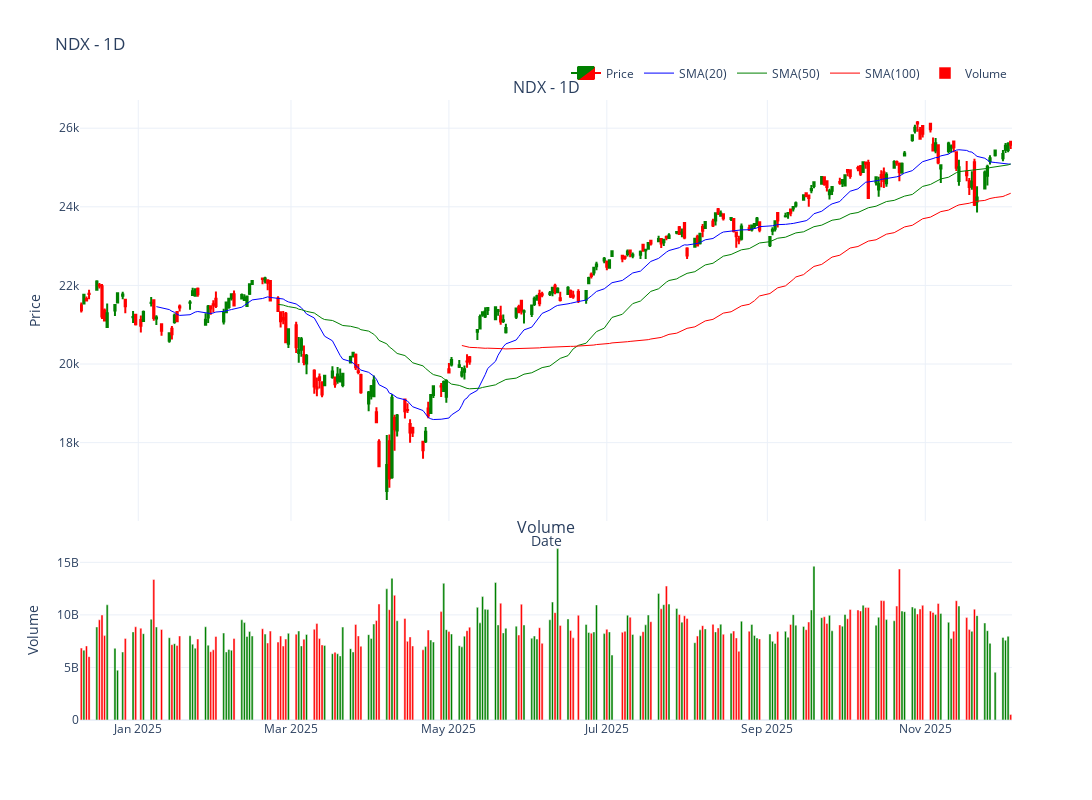

The notebook cell this image was saved under:
### Markdown cell above
## Save Interactive Chart

Save the interactive chart as an HTML file that can be opened in a browser

### Code cell
if df is not None:
    chart = InteractiveChart(df, symbol=symbol, timeframe=timeframe)
    chart.add_indicator(SMA(period=20, color="blue"))
    chart.add_indicator(SMA(period=50, color="green"))
    chart.add_indicator(SMA(period=100, color="red"))

    # Save as HTML file (can be opened in any browser)
    chart.plot(
        type="candle",
        volume=True,
        figsize=(1400, 800),
        savefig=f"{symbol}_{timeframe}_interactive.html",
        show=True,
    )

### Figure 1 — Plotly figure (JSON) as saved in the notebook; plotly's stock layout.template omitted (floating-point values rounded to 4 significant figures; data arrays with more than 128 entries replaced by an {"elided": "..."} marker saying what was removed)
{"data": [{"close": {"elided": "247 float values"}, "decreasing": {"fillcolor": "red", "line": {"color": "red"}}, "high": {"elided": "247 float values"}, "hovertemplate": "%{text}<extra></extra>", "increasing": {"fillcolor": "green", "line": {"color": "green"}}, "low": {"elided": "247 float values"}, "name": "Price", "open": {"elided": "247 float values"}, "text": {"elided": "247 str values"}, "type": "candlestick", "x": {"elided": "247 str values"}, "xaxis": "x", "yaxis": "y"}, {"hovertemplate": "<b>SMA(20)</b><br>Value: %{y:.2f}<br>Date: %{x}<extra></extra>", "line": {"color": "blue", "dash": "solid", "width": 1}, "mode": "lines", "name": "SMA(20)", "type": "scatter", "x": {"elided": "247 str values"}, "xaxis": "x", "y": {"elided": "247 float values"}, "yaxis": "y"}, {"hovertemplate": "<b>SMA(50)</b><br>Value: %{y:.2f}<br>Date: %{x}<extra></extra>", "line": {"color": "green", "dash": "solid", "width": 1}, "mode": "lines", "name": "SMA(50)", "type": "scatter", "x": {"elided": "247 str values"}, "xaxis": "x", "y": {"elided": "247 float values"}, "yaxis": "y"}, {"hovertemplate": "<b>SMA(100)</b><br>Value: %{y:.2f}<br>Date: %{x}<extra></extra>", "line": {"color": "red", "dash": "solid", "width": 1}, "mode": "lines", "name": "SMA(100)", "type": "scatter", "x": {"elided": "247 str values"}, "xaxis": "x", "y": {"elided": "247 float values"}, "yaxis": "y"}, {"hovertemplate": "<b>Volume</b><br>Value: %{y:,.0f}<br>Date: %{x}<extra></extra>", "marker": {"color": {"elided": "247 str values"}}, "name": "Volume", "type": "bar", "x": {"elided": "247 str values"}, "xaxis": "x2", "y": {"elided": "247 float values"}, "yaxis": "y2"}], "layout": {"annotations": [{"font": {"size": 16}, "showarrow": false, "text": "NDX - 1D", "x": 0.5, "xanchor": "center", "xref": "paper", "y": 1.0, "yanchor": "bottom", "yref": "paper"}, {"font": {"size": 16}, "showarrow": false, "text": "Volume", "x": 0.5, "xanchor": "center", "xref": "paper", "y": 0.291, "yanchor": "bottom", "yref": "paper"}], "height": 800, "hovermode": "x unified", "legend": {"orientation": "h", "x": 1, "xanchor": "right", "y": 1.02, "yanchor": "bottom"}, "showlegend": true, "title": {"text": "NDX - 1D"}, "width": 1400, "xaxis": {"anchor": "y", "domain": [0, 1], "matches": "x2", "rangeslider": {"visible": false}, "showticklabels": false, "title": {"text": "Date"}}, "xaxis2": {"anchor": "y2", "domain": [0, 1]}, "yaxis": {"anchor": "x", "domain": [0.321, 1.0], "title": {"text": "Price"}}, "yaxis2": {"anchor": "x2", "domain": [0, 0.291], "title": {"text": "Volume"}}}}
